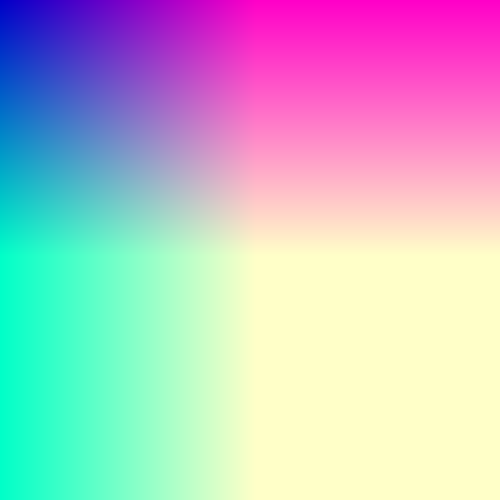
Frame 1 (no input)
Frame 60 (the mouse pressed at the canvas centre just before this capture): identical to frame 1, image omitted
Frame 120 (the mouse held since frame 60 and released just before this capture): identical to frame 1, image omitted

The Processing sketch that drew this single still picture (run headless with seeded random() and noise(); from frame 60 on, the mouse is pressed at the canvas centre):

// Processing sketch: processing_87839
// ── processing_87839.pde

void setup() {
  size(500, 500);
  smooth();
  background(0);
}

void draw() {
  noStroke();
  colorMode(RGB);

  for (int i=0;i<width;i+=2) {
    for (int j=0;j<height;j+=2) {
      fill(i, j, 200);
      rect(i, j, 2, 2);
    }
  }
}
